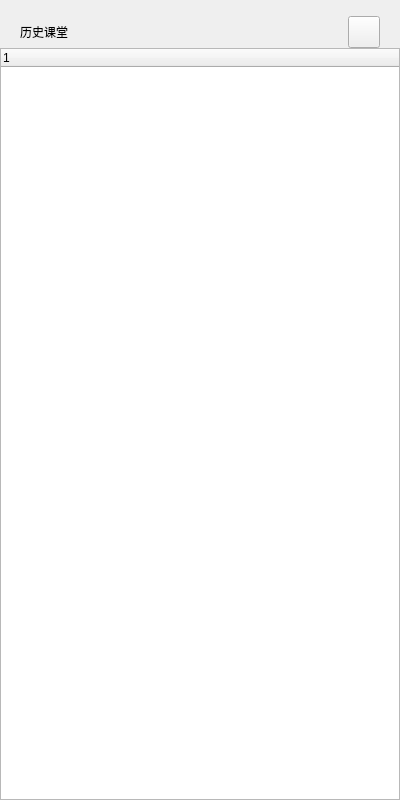
<?xml version="1.0" encoding="UTF-8"?>
<ui version="4.0">
 <class>SideHistoryWidget</class>
 <widget class="QWidget" name="SideHistoryWidget">
  <property name="geometry">
   <rect>
    <x>0</x>
    <y>0</y>
    <width>400</width>
    <height>800</height>
   </rect>
  </property>
  <property name="minimumSize">
   <size>
    <width>0</width>
    <height>0</height>
   </size>
  </property>
  <property name="maximumSize">
   <size>
    <width>9999</width>
    <height>9999</height>
   </size>
  </property>
  <property name="windowTitle">
   <string>Form</string>
  </property>
  <property name="styleSheet">
   <string notr="true"/>
  </property>
  <layout class="QVBoxLayout" name="verticalLayout">
   <property name="spacing">
    <number>0</number>
   </property>
   <property name="leftMargin">
    <number>0</number>
   </property>
   <property name="topMargin">
    <number>0</number>
   </property>
   <property name="rightMargin">
    <number>0</number>
   </property>
   <property name="bottomMargin">
    <number>0</number>
   </property>
   <item>
    <layout class="QHBoxLayout" name="horizontalLayout">
     <property name="spacing">
      <number>12</number>
     </property>
     <property name="leftMargin">
      <number>20</number>
     </property>
     <property name="topMargin">
      <number>16</number>
     </property>
     <property name="rightMargin">
      <number>20</number>
     </property>
     <item>
      <widget class="QLabel" name="lbl_histrory">
       <property name="text">
        <string>历史课堂</string>
       </property>
      </widget>
     </item>
     <item>
      <widget class="QLabel" name="lbl_info_logo">
       <property name="minimumSize">
        <size>
         <width>16</width>
         <height>0</height>
        </size>
       </property>
       <property name="text">
        <string/>
       </property>
      </widget>
     </item>
     <item>
      <spacer name="horizontalSpacer">
       <property name="orientation">
        <enum>Qt::Horizontal</enum>
       </property>
       <property name="sizeHint" stdset="0">
        <size>
         <width>40</width>
         <height>20</height>
        </size>
       </property>
      </spacer>
     </item>
     <item>
      <widget class="QPushButton" name="btn_close">
       <property name="minimumSize">
        <size>
         <width>32</width>
         <height>32</height>
        </size>
       </property>
       <property name="maximumSize">
        <size>
         <width>32</width>
         <height>16777215</height>
        </size>
       </property>
       <property name="text">
        <string/>
       </property>
      </widget>
     </item>
    </layout>
   </item>
   <item>
    <widget class="TreeWidgetWarp" name="treeWidget">
     <column>
      <property name="text">
       <string notr="true"/>
      </property>
     </column>
    </widget>
   </item>
  </layout>
 </widget>
 <customwidgets>
  <customwidget>
   <class>TreeWidgetWarp</class>
   <extends>QTreeWidget</extends>
   <header>tree_widget_warp.h</header>
  </customwidget>
 </customwidgets>
 <resources/>
 <connections/>
</ui>
